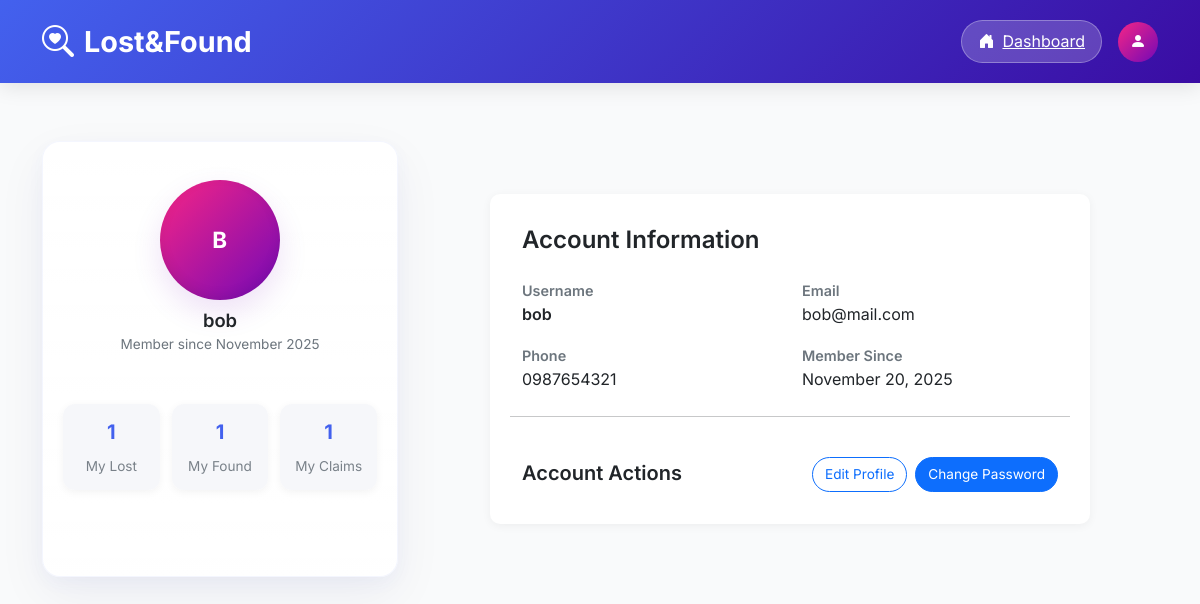
Screenshot of /pages/user/userprofile.php (signed in) with the database file from the repository.
### tables this page shows
CREATE TABLE User (
    user_id BIGINT AUTO_INCREMENT PRIMARY KEY,
    username VARCHAR(50) NOT NULL,
    password VARBINARY(255) NOT NULL,
    email VARCHAR(100) NOT NULL,
    phone VARBINARY(255),
    created_at DATETIME DEFAULT CURRENT_TIMESTAMP
);

### includes/functions.php (called while the page is built, shortened)
<?php
function decrypt_phone($encrypted) {
    $key = getenv('LF_ENCRYPT_KEY') ?: 'default_32_characters_long_key!';
    $iv = substr(hash('sha256', $key), 0, 16);
    $encrypted = base64_decode($encrypted);
    return openssl_decrypt($encrypted, 'AES-256-CBC', $key, 0, $iv);
}

### pages/user/userprofile.php (the view, shortened to what this page needs)
<?php
require_once('../../config/userconfig.php');
require_once('../../includes/functions.php');
$user = [];
$error = '';
try {
    $stmt = $pdo->prepare("CALL GetUserById(?)");
    $stmt->execute([$_SESSION['user_id']]);
    $user = $stmt->fetch(PDO::FETCH_ASSOC);
    if (isset($user['phone'])) {
        $user['phone'] = decrypt_phone($user['phone']);
    }
    $stmt = $pdo->query("CALL GetUserLostItemsCount(" . $_SESSION['user_id'] . ")");
    $lostItems = $stmt->fetch()['total'];
    $stmt = $pdo->query("CALL GetUserFoundItemsCount(" . $_SESSION['user_id'] . ")");
    $foundItems = $stmt->fetch()['total'];
    $stmt = $pdo->query("CALL GetUserClaimsCount(" . $_SESSION['user_id'] . ")");
    $claimsCount = $stmt->fetch()['total'];
} catch (PDOException $e) {
    $error = "Error: " . $e->getMessage();
    error_log("Profile error: " . $e->getMessage());
}
?>
<!DOCTYPE html>
<html lang="en">
<head>
    <link href="https://cdn.jsdelivr.net/npm/bootstrap@5.3.3/dist/css/bootstrap.min.css" rel="stylesheet">
    <link href="https://cdn.jsdelivr.net/npm/bootstrap-icons@1.11.3/font/bootstrap-icons.min.css" rel="stylesheet">
    <link rel="stylesheet" href="../../assets/style.css">
</head>
<body>
    <?php include 'includes/header.php'; ?>
    <main class="container my-5">
        <?php if (!empty($error)): ?>
            <div class="alert alert-danger"><?php echo $error; ?></div>
        <?php else: ?>
            <div class="profile-layout">
                <div class="row g-4 align-items-center">
                    <div class="col-lg-4">
                        <div class="profile-card">
                            <div class="profile-avatar">
                                <?php
                                    $initials = '';
                                    if (!empty($user['username'])) {
                                        $parts = preg_split('/\s+/', $user['username']);
                                        foreach ($parts as $p) { $initials .= strtoupper($p[0]); }
                                        $initials = substr($initials, 0, 2);
                                    }
                                ?>
                                <?php if (!empty($initials)): ?>
                                    <span class="avatar-initials"><?php echo htmlspecialchars($initials); ?></span>
                                <?php else: ?>
                                    <i class="bi bi-person"></i>
                                <?php endif; ?>
                            </div>
                            <h2 class="profile-name fw-semibold text-center"><?php echo htmlspecialchars($user['username']); ?></h2>
                            <p class="text-muted small mb-3 text-center">Member since <?php echo date('F Y', strtotime($user['created_at'])); ?></p>
                            <div class="profile-stats d-flex justify-content-between">
                                <div class="stat-card text-center">
                                    <div class="stat-number"><?php echo number_format($lostItems ?? 0); ?></div>
                                    <div class="stat-label">My Lost</div>
                                </div>
                                <div class="stat-card text-center">
                                    <div class="stat-number"><?php echo number_format($foundItems ?? 0); ?></div>
                                    <div class="stat-label">My Found</div>
                                </div>
                                <div class="stat-card text-center">
                                    <div class="stat-number"><?php echo number_format($claimsCount ?? 0); ?></div>
                                    <div class="stat-label">My Claims</div>
                                </div>
                            </div>
                        </div>
                    </div>
                    <div class="col-lg-8">
                        <div class="profile-details form-card">
                            <h4 class="mb-4 fw-semibold">Account Information</h4>
                            <div class="row gx-4 gy-3">
                                <div class="col-md-6">
                                    <div class="info-label">Username</div>
                                    <div class="info-value fw-semibold"><?php echo htmlspecialchars($user['username']); ?></div>
                                </div>
                                <div class="col-md-6">
                                    <div class="info-label">Email</div>
                                    <div class="info-value"><?php echo htmlspecialchars($user['email']); ?></div>
                                </div>
                                <?php if (!empty($user['phone'])): ?>
                                <div class="col-md-6">
                                    <div class="info-label">Phone</div>
                                    <div class="info-value"><?php echo htmlspecialchars($user['phone']); ?></div>
                                </div>
                                <?php endif; ?>
                                <div class="col-md-6">
                                    <div class="info-label">Member Since</div>
                                    <div class="info-value"><?php echo date('F j, Y', strtotime($user['created_at'])); ?></div>
                                </div>
                            <hr class="my-4">
                            <div class="d-flex align-items-center justify-content-between flex-column flex-md-row gap-3">
                                <div>
                                    <h5 class="mb-1 fw-semibold">Account Actions</h5>
                                </div>
                                <div class="d-flex gap-2">
                                    <a href="edit_profile.php" class="btn btn-outline-primary btn-sm">Edit Profile</a>
                                    <a href="changeuserpassword.php" class="btn btn-primary btn-sm">Change Password</a>
                                </div>
                            </div>
                        </div>
                    </div>
                </div>
            </div>
        <?php endif; ?>
    </main>
</body>
</html>

### assets/style.css (style rules this page uses)
:root { --primary: #4361ee; --primary-light: #4895ef; --primary-dark: #3a0ca3; --secondary: #7209b7; --accent: #f72585; --success: #4cc9f0; --warning: #f8961e; --danger: #e63946; --light: #f8f9fa; --dark: #212529; --gray: #6c757d; --gray-light: #e9ecef; --border-radius: 12px; --shadow: 0 10px 30px rgba(0, 0, 0, 0.08); --transition: all 0.3s ease; }
body { font-family: 'Inter', sans-serif; background-color: #f9fafb; color: var(--dark); line-height: 1.6; padding-top: 0; }
.feature-card, .item-card, .form-card { background: white; border-radius: var(--border-radius); padding: 30px; box-shadow: var(--shadow); transition: var(--transition); height: 100%; border: none; text-decoration: none; color: inherit; display: block; }
.stat-number { font-size: 3rem; font-weight: 700; margin-bottom: 10px; }
.stat-label { font-size: 1.1rem; opacity: 0.9; }
.form-card { max-width: 600px; margin: 0 auto; background: white; border-radius: var(--border-radius); box-shadow: var(--shadow); padding: 40px; }
.profile-avatar { width: 120px; height: 120px; border-radius: 50%; background-color: #f0f2f5; display: flex; align-items: center; justify-content: center; margin: 0 auto 1.5rem; font-size: 3rem; color: #6c757d; }
.profile-stats { display: flex; justify-content: center; gap: 2rem; margin: 2rem 0; }
.stat-card { text-align: center; padding: 1.5rem; background: white; border-radius: 10px; box-shadow: 0 2px 8px rgba(0,0,0,0.05); flex: 1; max-width: 200px; margin-bottom: 1.5rem; }
.stat-number { font-size: 2rem; font-weight: 700; color: var(--primary); margin-bottom: 0.5rem; }
.stat-label { color: var(--gray); font-size: 0.9rem; }
.info-label { font-weight: 600; color: var(--gray); min-width: 120px; }
.info-value { color: var(--dark); flex: 1; }
.profile-details { background: white; border-radius: 10px; padding: 2rem; box-shadow: 0 2px 10px rgba(0,0,0,0.05); }
.profile-layout { padding-top: 10px; }
.profile-card { background: linear-gradient(180deg, rgba(255,255,255,0.9), rgba(255,255,255,0.95)); border-radius: 18px; padding: 30px 20px; text-align: center; box-shadow: 0 18px 50px rgba(10, 25, 77, 0.06), 0 6px 18px rgba(67,97,238,0.04); border: 1px solid rgba(67,97,238,0.06); }
.profile-card { display: flex; flex-direction: column; align-items: center; }
.profile-avatar { width: 120px; height: 120px; margin: 8px auto 14px; border-radius: 50%; display: flex; align-items: center; justify-content: center; background: linear-gradient(135deg, var(--accent), var(--secondary)); color: white; font-size: 2.6rem; box-shadow: 0 12px 30px rgba(113, 9, 183, 0.12), inset 0 -4px 12px rgba(0,0,0,0.08); }
.profile-avatar { margin-bottom: 6px; }
.avatar-initials { display: inline-block; font-weight: 700; font-size: 1.4rem; letter-spacing: 0.6px; }
.profile-name { font-size: 1.15rem; margin: 4px 0 0; font-weight: 700; text-align: center; line-height: 1.1; }
.profile-stats { gap: 12px; }
.profile-stats { width: 100%; }
.profile-card .text-muted { margin: 4px 0 10px; font-size: 0.85rem; color: var(--gray) !important; }
.stat-card { background: rgba(245, 247, 250, 0.9); padding: 12px 10px; border-radius: 12px; min-width: 80px; }
.stat-number { font-size: 1.25rem; font-weight: 700; color: var(--primary); }
.stat-label { font-size: 0.85rem; color: var(--gray); }
.profile-details .btn-sm { padding: 6px 12px; font-size: 0.85rem; border-radius: 28px; }
.profile-details .info-label { color: var(--gray); font-size: 0.9rem; }
.profile-details .info-value { font-size: 1rem; color: var(--dark); }

### rows the page displays
user: username "bob", created_at "November 2025", email "bob@mail.com", created_at "November 20, 2025"

### other values shown
$initials "B"
$lostItems "1"
$foundItems "1"
$claimsCount "1"
$user['phone'] "0987654321"
